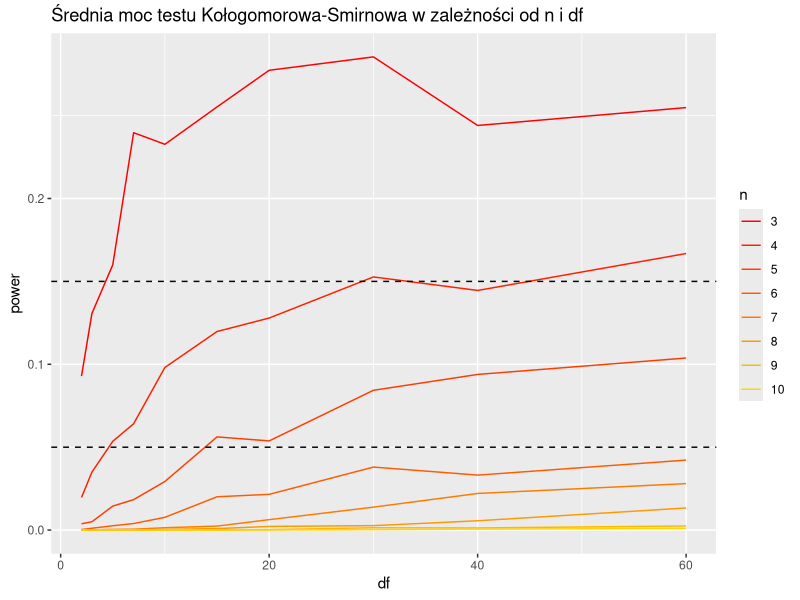

Source code (R):
## ---- chunk 1
knitr::opts_chunk$set(echo = TRUE)
## ---- chunk 2
library(ggplot2)
library(nortest)
## ---- chunk 3

ks_df_power <- function(df, n){
  power <- c()
  
  for (i in 0:100){
    data <- rchisq(n = n, df = df)
    data <- data - mean(data)
    power[i] <- ks.test(data,"pchisq", n-1)$p.val
  }
  return (mean(power))
}

## ---- chunk 4

data <- expand.grid(df = c(2, 3, 5, 7, 10, 15, 20, 30, 40, 60), n = c(3, 4, 5, 6, 7, 8, 9, 10))

## ---- chunk 5

data$ks_power <- mapply(ks_df_power, data$df, data$n)

## ---- chunk 6

(ks_err <- ggplot(data, aes(x = df, y = ks_power, color = as.factor(n))) +
  geom_line() +
  labs(x = "df", y = "power") +
  scale_color_manual(values = rainbow(50)) +
  labs(color = "n", title = "Średnia moc testu Kołogomorowa-Smirnowa w zależności od n i df") +
  geom_hline(yintercept = c(0.05, 0.15), lty = 2))
